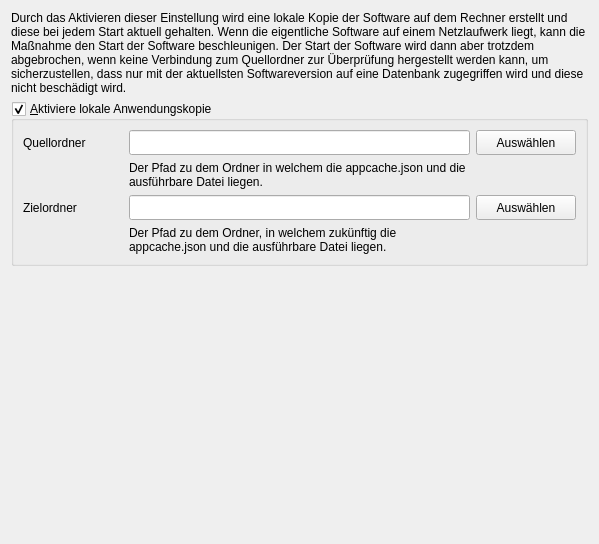
<?xml version="1.0" encoding="UTF-8"?>
<ui version="4.0">
 <class>QMAppCacheSettingsWidget</class>
 <widget class="QWidget" name="QMAppCacheSettingsWidget">
  <property name="geometry">
   <rect>
    <x>0</x>
    <y>0</y>
    <width>599</width>
    <height>544</height>
   </rect>
  </property>
  <property name="windowTitle">
   <string>Form</string>
  </property>
  <layout class="QVBoxLayout" name="verticalLayout">
   <item>
    <widget class="QLabel" name="label">
     <property name="text">
      <string>&lt;html&gt;&lt;head/&gt;&lt;body&gt;&lt;p&gt;Durch das Aktivieren dieser Einstellung wird eine lokale Kopie der Software auf dem Rechner erstellt und diese bei jedem Start aktuell gehalten. Wenn die eigentliche Software auf einem Netzlaufwerk liegt, kann die Maßnahme den Start der Software beschleunigen. Der Start der Software wird dann aber trotzdem abgebrochen, wenn keine Verbindung zum Quellordner zur Überprüfung hergestellt werden kann, um sicherzustellen, dass nur mit der aktuellsten Softwareversion auf eine Datenbank zugegriffen wird und diese nicht beschädigt wird.&lt;/p&gt;&lt;/body&gt;&lt;/html&gt;</string>
     </property>
     <property name="wordWrap">
      <bool>true</bool>
     </property>
    </widget>
   </item>
   <item>
    <widget class="QGroupBox" name="gbAppCache">
     <property name="title">
      <string>&amp;Aktiviere lokale Anwendungskopie</string>
     </property>
     <property name="checkable">
      <bool>true</bool>
     </property>
     <layout class="QVBoxLayout" name="verticalLayout_2">
      <item>
       <layout class="QGridLayout" name="gridLayout">
        <item row="0" column="2">
         <widget class="QPushButton" name="pbChooseSourceFolder">
          <property name="minimumSize">
           <size>
            <width>100</width>
            <height>25</height>
           </size>
          </property>
          <property name="text">
           <string>Auswählen</string>
          </property>
         </widget>
        </item>
        <item row="0" column="0">
         <widget class="QLabel" name="label_4">
          <property name="sizePolicy">
           <sizepolicy hsizetype="Preferred" vsizetype="Preferred">
            <horstretch>0</horstretch>
            <verstretch>0</verstretch>
           </sizepolicy>
          </property>
          <property name="minimumSize">
           <size>
            <width>100</width>
            <height>0</height>
           </size>
          </property>
          <property name="text">
           <string>Quellordner</string>
          </property>
         </widget>
        </item>
        <item row="0" column="1">
         <widget class="QLineEdit" name="leSourcePath">
          <property name="minimumSize">
           <size>
            <width>0</width>
            <height>25</height>
           </size>
          </property>
          <property name="readOnly">
           <bool>true</bool>
          </property>
         </widget>
        </item>
        <item row="1" column="1">
         <widget class="QLabel" name="label_2">
          <property name="text">
           <string>&lt;html&gt;&lt;head/&gt;&lt;body&gt;&lt;p&gt;Der Pfad zu dem Ordner in welchem die appcache.json und die ausführbare Datei liegen.&lt;/p&gt;&lt;/body&gt;&lt;/html&gt;</string>
          </property>
          <property name="wordWrap">
           <bool>true</bool>
          </property>
         </widget>
        </item>
       </layout>
      </item>
      <item>
       <layout class="QGridLayout" name="gridLayout_2">
        <item row="0" column="0">
         <widget class="QLabel" name="label_5">
          <property name="sizePolicy">
           <sizepolicy hsizetype="Preferred" vsizetype="Preferred">
            <horstretch>0</horstretch>
            <verstretch>0</verstretch>
           </sizepolicy>
          </property>
          <property name="minimumSize">
           <size>
            <width>100</width>
            <height>0</height>
           </size>
          </property>
          <property name="text">
           <string>Zielordner</string>
          </property>
         </widget>
        </item>
        <item row="0" column="1">
         <widget class="QLineEdit" name="leTargetPath">
          <property name="minimumSize">
           <size>
            <width>0</width>
            <height>25</height>
           </size>
          </property>
          <property name="readOnly">
           <bool>true</bool>
          </property>
         </widget>
        </item>
        <item row="0" column="2">
         <widget class="QPushButton" name="pbChooseTargetFolder">
          <property name="minimumSize">
           <size>
            <width>100</width>
            <height>25</height>
           </size>
          </property>
          <property name="text">
           <string>Auswählen</string>
          </property>
         </widget>
        </item>
        <item row="1" column="1">
         <widget class="QLabel" name="label_3">
          <property name="text">
           <string>Der Pfad zu dem Ordner, in welchem zukünftig die appcache.json und die ausführbare Datei liegen.</string>
          </property>
          <property name="wordWrap">
           <bool>true</bool>
          </property>
         </widget>
        </item>
       </layout>
      </item>
     </layout>
    </widget>
   </item>
   <item>
    <spacer name="verticalSpacer">
     <property name="orientation">
      <enum>Qt::Vertical</enum>
     </property>
     <property name="sizeHint" stdset="0">
      <size>
       <width>20</width>
       <height>40</height>
      </size>
     </property>
    </spacer>
   </item>
  </layout>
 </widget>
 <resources/>
 <connections>
  <connection>
   <sender>pbChooseSourceFolder</sender>
   <signal>clicked()</signal>
   <receiver>QMAppCacheSettingsWidget</receiver>
   <slot>chooseSourceFolder()</slot>
   <hints>
    <hint type="sourcelabel">
     <x>520</x>
     <y>166</y>
    </hint>
    <hint type="destinationlabel">
     <x>299</x>
     <y>271</y>
    </hint>
   </hints>
  </connection>
  <connection>
   <sender>pbChooseTargetFolder</sender>
   <signal>clicked()</signal>
   <receiver>QMAppCacheSettingsWidget</receiver>
   <slot>chooseTargetFolder()</slot>
   <hints>
    <hint type="sourcelabel">
     <x>520</x>
     <y>252</y>
    </hint>
    <hint type="destinationlabel">
     <x>299</x>
     <y>271</y>
    </hint>
   </hints>
  </connection>
 </connections>
 <slots>
  <slot>chooseSourceFolder()</slot>
  <slot>chooseTargetFolder()</slot>
 </slots>
</ui>
